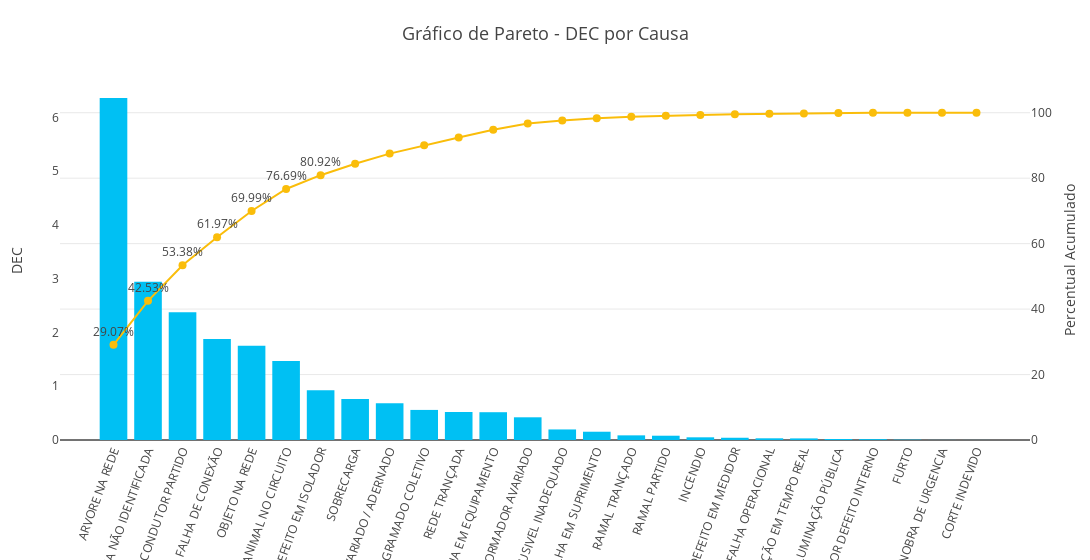

This figure's notebook cell:
### Code cell
import plotly.graph_objects as go

# Criar o gráfico de barras para o DEC por causa
fig = go.Figure()

# Adicionar barras sem rótulos de dados
fig.add_trace(go.Bar(
    x=df_causa['CAUSA'],
    y=df_causa['DEC'],
    name='DEC',
    marker=dict(color='#00C0F3'),
    textposition='none'  # Remove os rótulos de dados das barras
))

# Adicionar linha de Percentual Acumulado com rótulos condicionais
fig.add_trace(go.Scatter(
    x=df_causa['CAUSA'],
    y=df_causa['PERCENTUAL ACUMULADO'],
    name='Percentual Acumulado',
    yaxis='y2',
    mode='lines+markers+text',
    line=dict(color='#FABD0A', width=2),
    marker=dict(size=8),  # Tamanho dos marcadores
    text=[f'{val:.2f}%' if val <= 81 else '' for val in df_causa['PERCENTUAL ACUMULADO']],  # Adiciona rótulos com porcentagem até 81%
    textposition='top center',  # Posiciona os rótulos acima dos pontos
    textfont=dict(size=12),  # Ajusta o tamanho da fonte dos rótulos
))

# Atualizar layout para ajustar espaçamento, tamanho de fonte e largura do gráfico
fig.update_layout(
    title='Gráfico de Pareto - DEC por Causa',
    title_font=dict(size=18),
    xaxis=dict(
        
        title_font=dict(size=14),
        tickangle=-70,  # Gira os rótulos do eixo X em 90 graus
        tickfont=dict(size=12),  # Ajusta o tamanho da fonte dos rótulos do eixo X
    ),
    yaxis=dict(
        title='DEC',
        title_font=dict(size=14),
        tickfont=dict(size=12),  # Ajusta o tamanho da fonte dos rótulos do eixo Y
        gridcolor='rgba(0,0,0,0)'  # Remove as grades verticais
    ),
    yaxis2=dict(
        title='Percentual Acumulado',
        overlaying='y',
        side='right',
        range=[0, 110],  # Escala da porcentagem ajustada de 0 a 100%
        title_font=dict(size=14),
        tickfont=dict(size=12),  # Ajusta o tamanho da fonte dos rótulos do eixo Y2
        showgrid=True,  # Exibe a grade horizontal para o eixo Y2
        gridcolor='rgba(211, 211, 211, 0.5)'  # Define a cor e a opacidade da grade horizontal
    ),
    width=1090,  # Aumenta a largura do gráfico
    margin=dict(l=60, r=60, t=80, b=120),  # Ajusta as margens do gráfico
    showlegend=False
)

# Exibir o gráfico
fig.show()

### Figure 1 — Plotly figure (JSON) as saved in the notebook; plotly's stock layout.template omitted (floating-point values rounded to 4 significant figures)
{"data": [{"marker": {"color": "#00C0F3"}, "name": "DEC", "textposition": "none", "type": "bar", "x": ["ARVORE NA REDE", "CAUSA NÃO IDENTIFICADA", "CONDUTOR PARTIDO", "FALHA DE CONEXÃO", "OBJETO NA REDE", "ANIMAL NO CIRCUITO", "DEFEITO EM ISOLADOR", "SOBRECARGA", "POSTE AVARIADO / ADERNADO", "DESLIGAMENTO PROGRAMADO COLETIVO", "REDE TRANÇADA", "FALHA EM EQUIPAMENTO", "TRANSFORMADOR AVARIADO", "ELO FUSIVEL INADEQUADO", "FALHA EM SUPRIMENTO", "RAMAL TRANÇADO", "RAMAL PARTIDO", "INCENDIO", "DEFEITO EM MEDIDOR", "FALHA OPERACIONAL", "INTERRUPÇÃO EM TEMPO REAL", "FALHA CIRCUITO DE ILUMINAÇÃO PÚBLICA", "INTERRUPÇÃO COLETIVA POR DEFEITO INTERNO", "FURTO", "MANOBRA DE URGENCIA", "CORTE INDEVIDO"], "y": [6.361, 2.945, 2.376, 1.879, 1.755, 1.468, 0.9244, 0.7607, 0.6817, 0.5594, 0.521, 0.5169, 0.4223, 0.1964, 0.154, 0.0864, 0.07984, 0.04998, 0.0419, 0.0316, 0.0297, 0.01916, 0.01602, 0.006917, 0.001356, 0.0008037]}, {"line": {"color": "#FABD0A", "width": 2}, "marker": {"size": 8}, "mode": "lines+markers+text", "name": "Percentual Acumulado", "text": ["29.07%", "42.53%", "53.38%", "61.97%", "69.99%", "76.69%", "80.92%", "", "", "", "", "", "", "", "", "", "", "", "", "", "", "", "", "", "", ""], "textfont": {"size": 12}, "textposition": "top center", "type": "scatter", "x": ["ARVORE NA REDE", "CAUSA NÃO IDENTIFICADA", "CONDUTOR PARTIDO", "FALHA DE CONEXÃO", "OBJETO NA REDE", "ANIMAL NO CIRCUITO", "DEFEITO EM ISOLADOR", "SOBRECARGA", "POSTE AVARIADO / ADERNADO", "DESLIGAMENTO PROGRAMADO COLETIVO", "REDE TRANÇADA", "FALHA EM EQUIPAMENTO", "TRANSFORMADOR AVARIADO", "ELO FUSIVEL INADEQUADO", "FALHA EM SUPRIMENTO", "RAMAL TRANÇADO", "RAMAL PARTIDO", "INCENDIO", "DEFEITO EM MEDIDOR", "FALHA OPERACIONAL", "INTERRUPÇÃO EM TEMPO REAL", "FALHA CIRCUITO DE ILUMINAÇÃO PÚBLICA", "INTERRUPÇÃO COLETIVA POR DEFEITO INTERNO", "FURTO", "MANOBRA DE URGENCIA", "CORTE INDEVIDO"], "y": [29.07, 42.53, 53.38, 61.97, 69.99, 76.69, 80.92, 84.39, 87.51, 90.06, 92.45, 94.81, 96.74, 97.63, 98.34, 98.73, 99.1, 99.33, 99.52, 99.66, 99.8, 99.89, 99.96, 99.99, 100.0, 100.0], "yaxis": "y2"}], "layout": {"margin": {"b": 120, "l": 60, "r": 60, "t": 80}, "showlegend": false, "title": {"font": {"size": 18}, "text": "Gráfico de Pareto - DEC por Causa"}, "width": 1090, "xaxis": {"tickangle": -70, "tickfont": {"size": 12}, "title": {"font": {"size": 14}}}, "yaxis": {"gridcolor": "rgba(0,0,0,0)", "tickfont": {"size": 12}, "title": {"font": {"size": 14}, "text": "DEC"}}, "yaxis2": {"gridcolor": "rgba(211, 211, 211, 0.5)", "overlaying": "y", "range": [0, 110], "showgrid": true, "side": "right", "tickfont": {"size": 12}, "title": {"font": {"size": 14}, "text": "Percentual Acumulado"}}}}
